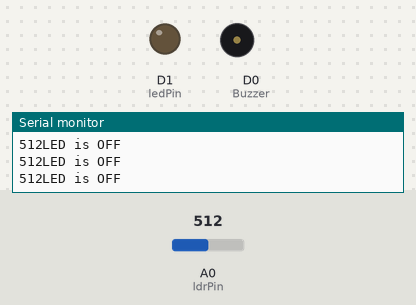
Recording of a sketch running on a simulated ESP8266 (NodeMCU). On the bench: output pins drawn as LEDs (lit = HIGH), buzzer (waves = sounding, pin HIGH), the last lines printed to the serial monitor. The inputs (shaded band) are chosen by the test bench; at power-on: A0 (ldrPin) = 512.

Above: at 1.2 s.
1.3 s: A0 (ldrPin) set to 311
4.3 s: A0 (ldrPin) set to 291
At 5.1 s:
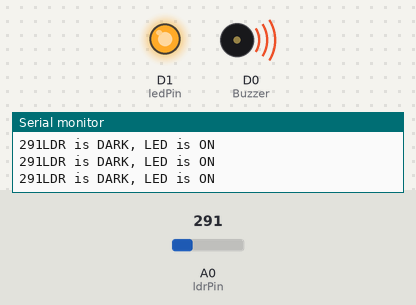
5.8 s: A0 (ldrPin) set to 306
At 6.5 s:
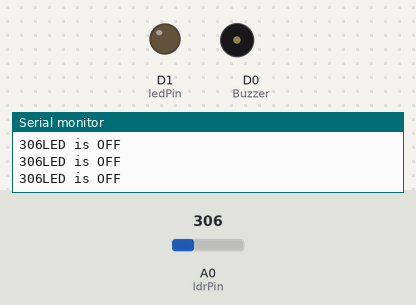
Timing chart, 0 to 8.8 s (numbered marks = the images above; inputs shaded):
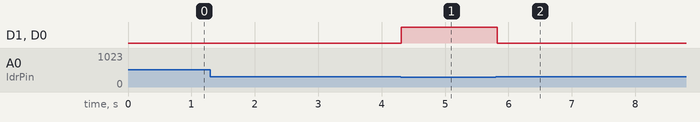

Measured:
- the behaviour switches between 301 and 300 on A0 (ldrPin) (found by bisection; images 0 and 1)
- after the input at 4.3 s, D1 (ledPin), D0 (Buzzer): LOW → HIGH at once
- after the input at 5.8 s, D1 (ledPin), D0 (Buzzer): HIGH → LOW at once

The sketch:

MidtermExam-Romero_ES.ino
```cpp
const int ledPin = D1;
const int Buzzer = D0;
const int ldrPin = A0;

void setup() {

Serial.begin(9600);

pinMode(ledPin, OUTPUT);
pinMode(Buzzer, OUTPUT);
pinMode(ldrPin, INPUT);

}

void loop() {

int ldrStatus = analogRead(ldrPin);
Serial.print(ldrStatus);
  if (ldrStatus <=300) {

  digitalWrite(ledPin, HIGH);
  digitalWrite(Buzzer, HIGH);
  Serial.println("LDR is DARK, LED is ON");

  }

  else if(ldrStatus >300) {

  digitalWrite(ledPin, LOW);
  digitalWrite(Buzzer, LOW);
  Serial.println("LED is OFF");


  }

}
```
